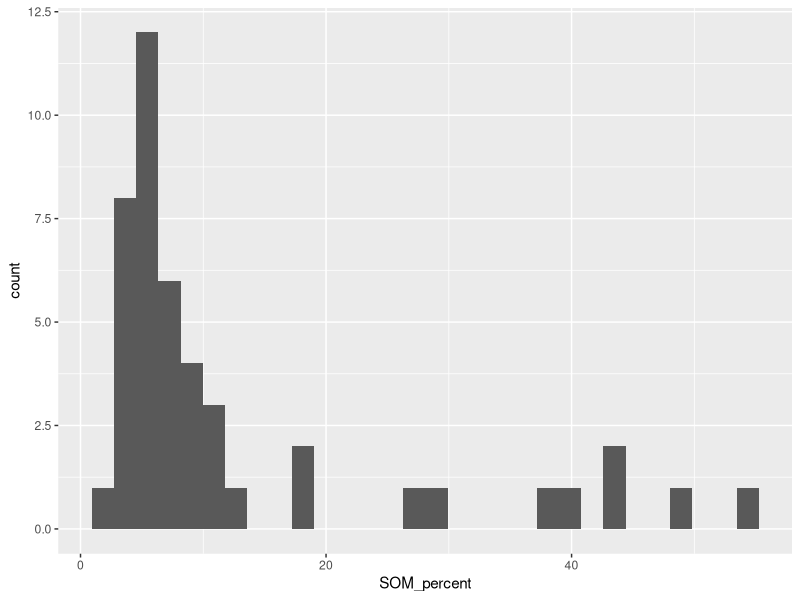
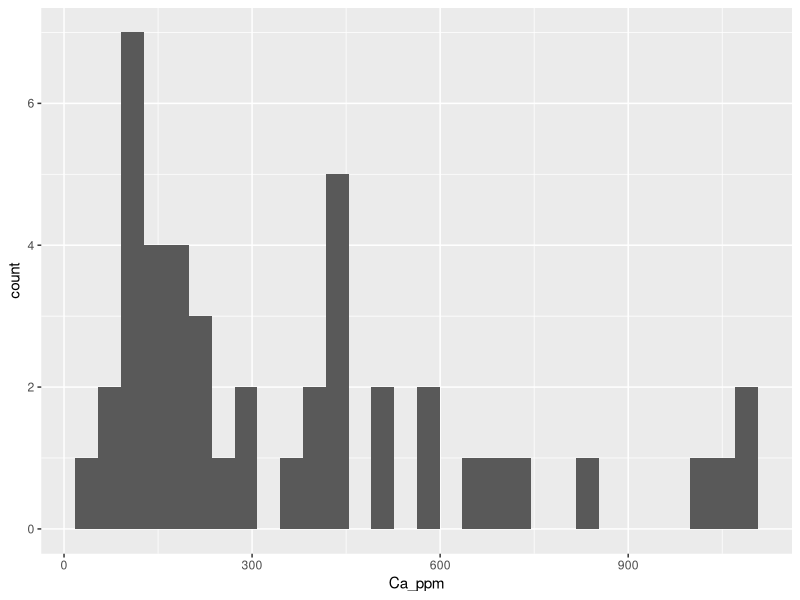
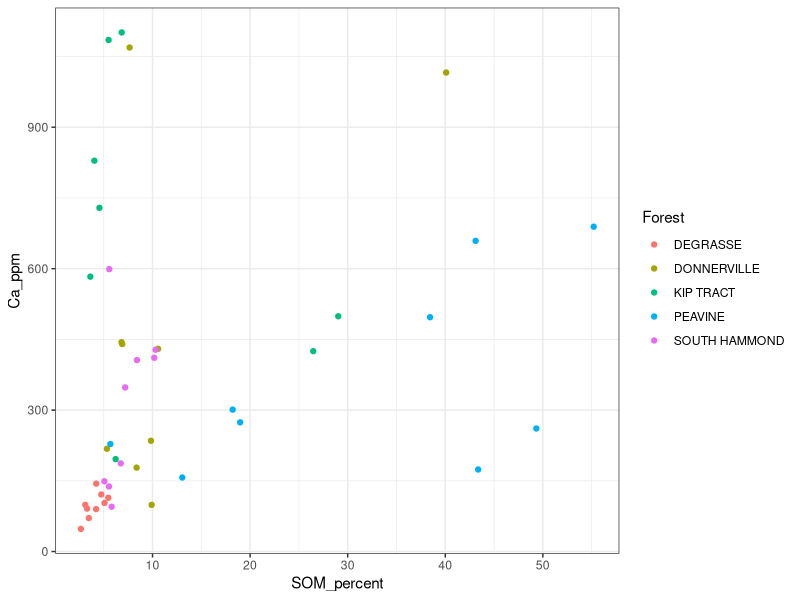
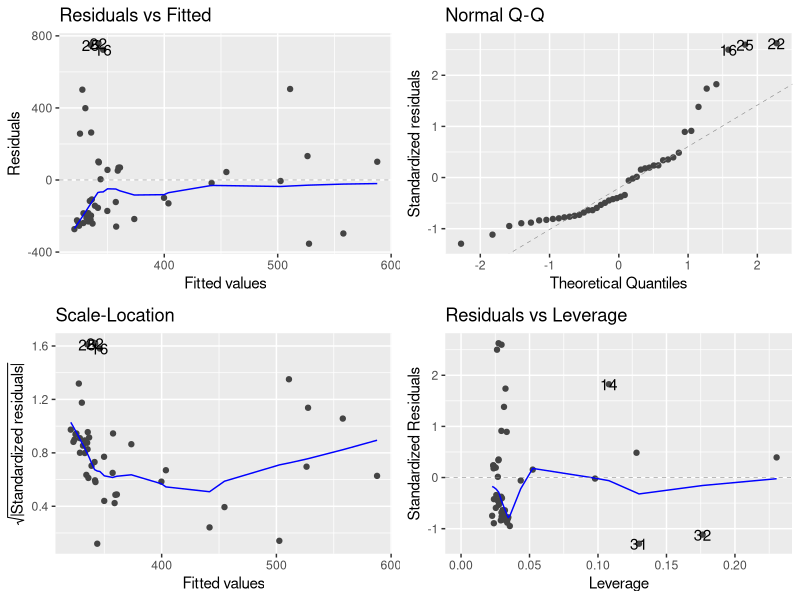
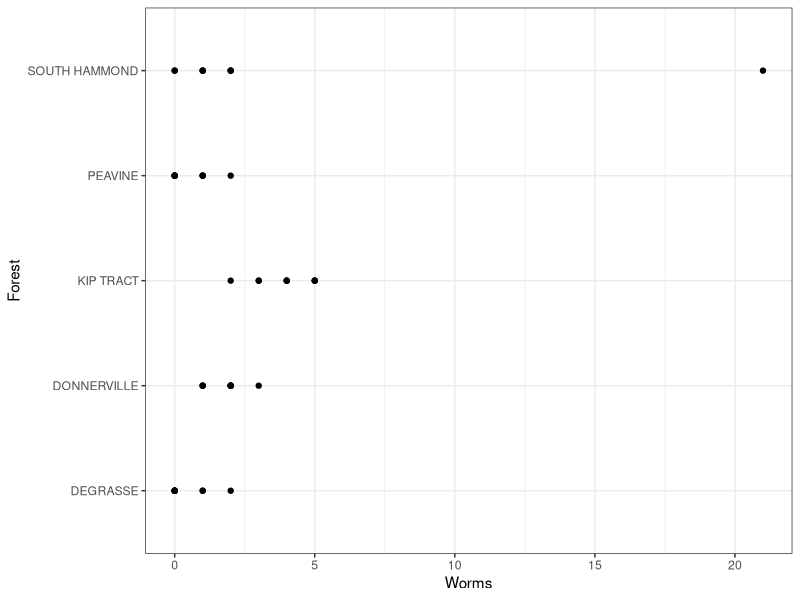

Reproduce these figures in R, in order.
## ---- chunk 1
rm(list = ls())
library(tidyverse)
library(here)
library(ggfortify)
## ---- chunk 2
soil <- read.csv(here("Data", "soil_reduced-1.csv"), stringsAsFactors = TRUE)
## ---- chunk 3
levels(soil$Forest)
## ---- chunk 4
ggplot(soil, aes(x = SOM_percent)) + 
  geom_histogram()
## ---- chunk 5
ggplot(soil, aes(x = Ca_ppm)) + 
  geom_histogram()
## ---- chunk 6
summary(soil)
## ---- chunk 7
ggplot(soil, aes(x = SOM_percent, y = Ca_ppm, color = Forest)) + 
  geom_point() +
  theme_bw()
## ---- chunk 8
SOM_Ca_Mod <- lm(Ca_ppm ~ SOM_percent, soil)
summary(SOM_Ca_Mod)
## ---- chunk 9
autoplot(SOM_Ca_Mod)
## ---- chunk 10
anova(SOM_Ca_Mod)
## ---- chunk 11
summary(SOM_Ca_Mod)
## ---- chunk 12
ggplot(soil, aes(x = Worms, y = Forest)) + 
  geom_point() +
  theme_bw()
## ---- chunk 13
sum1 <- soil %>%
  group_by(Forest) %>%
  summarise(meanWorms = mean(Worms))
sum1
## ---- chunk 14
sum2 <- soil %>%
  group_by(Forest) %>%
  summarise(meanMg = mean(Mg_ppm))
sum2
## ---- chunk 15
soil <- soil %>%
  filter(Zn_ppm >= 0)
## ---- chunk 16
sum2 <- soil %>%
  group_by(Forest) %>%
  summarise(meanZn = mean(Zn_ppm))
sum2
